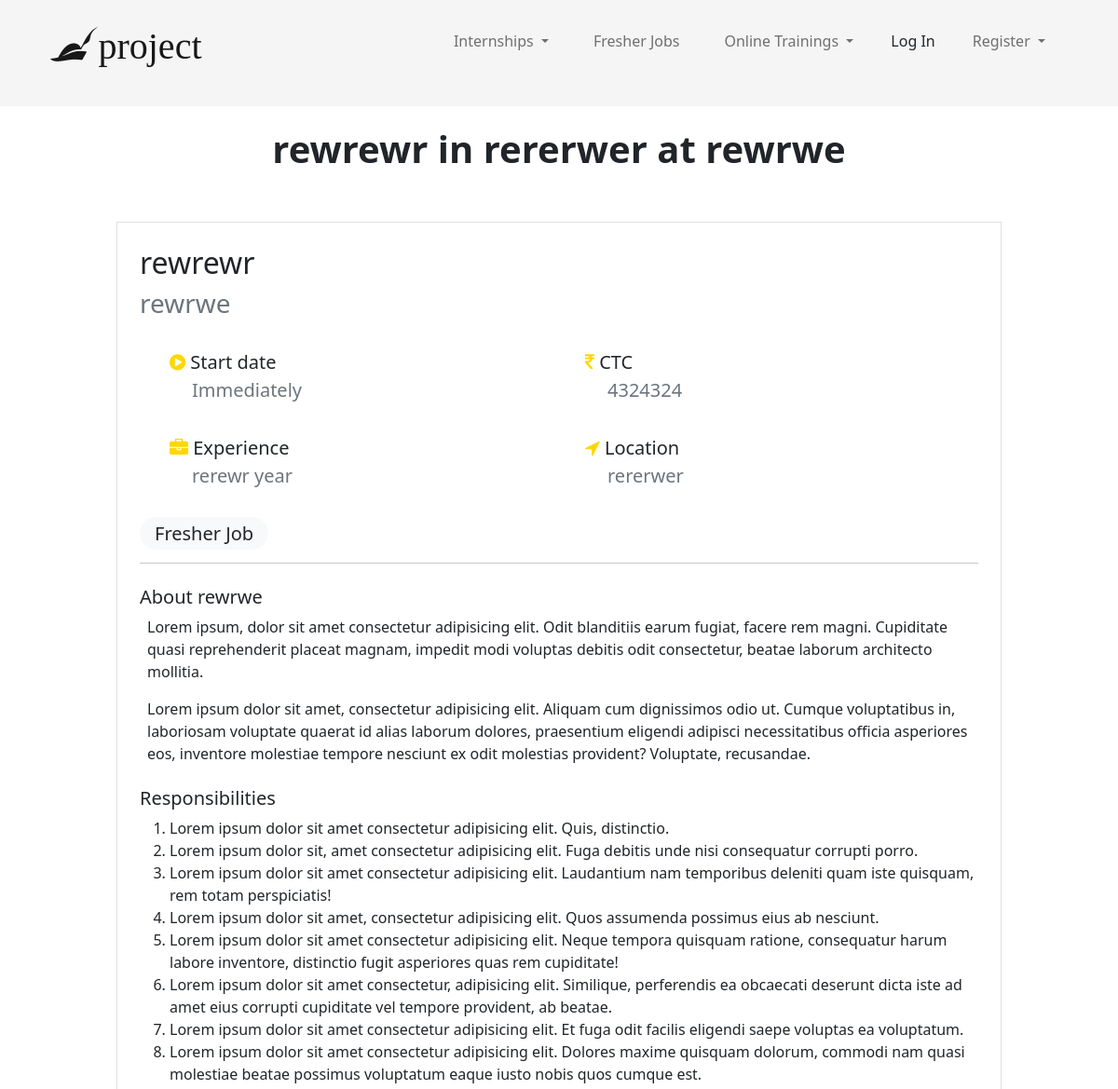
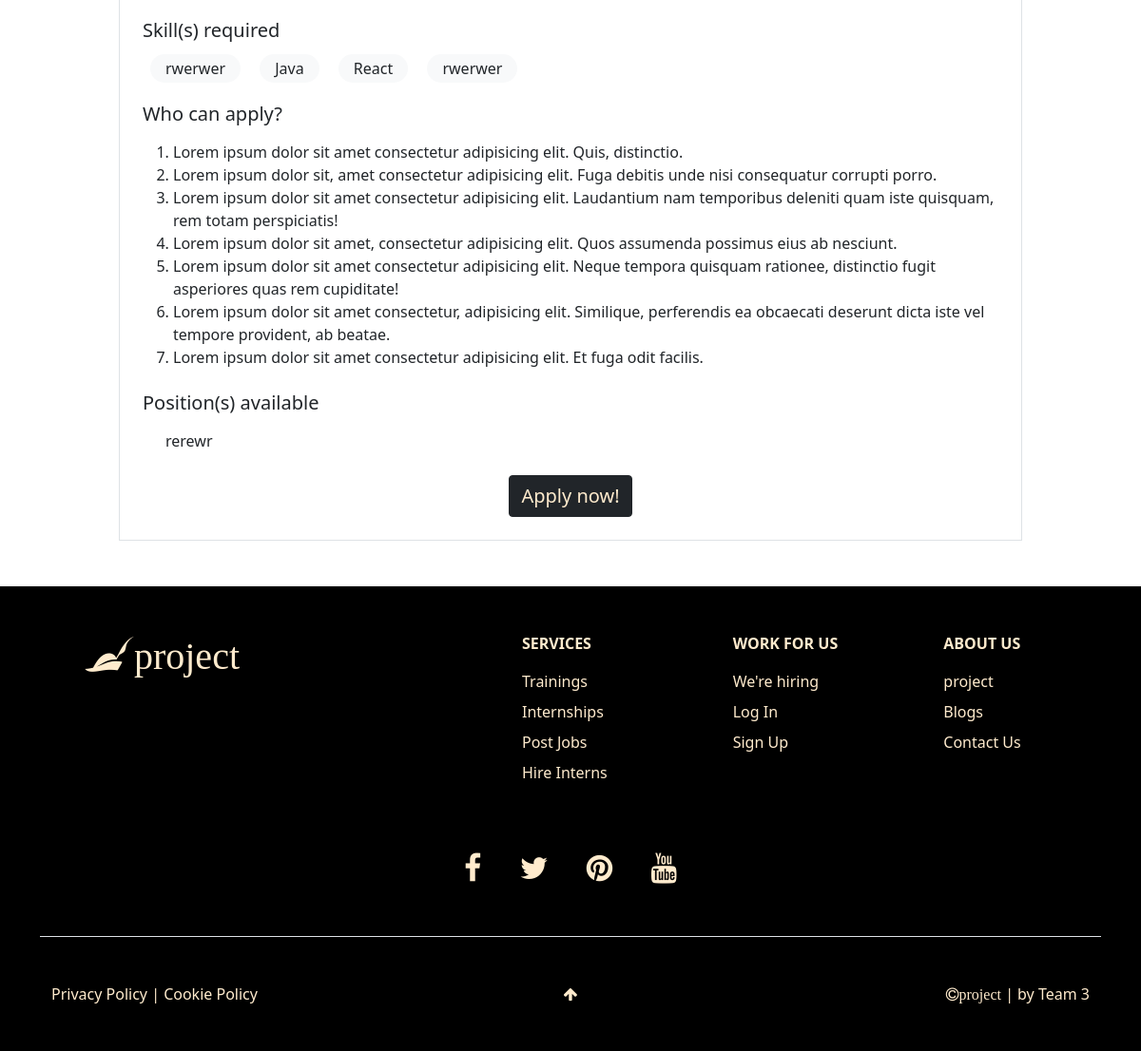
The app's page /main/1/job_details/ with its own data (2 pictures, top to bottom).
### recruiterprofiles/models.py (models this page shows)
class Mypostjob(models.Model):
    user = models.ForeignKey(User, on_delete=models.CASCADE)
    post_id = models.AutoField(primary_key=True)
    position = models.CharField(max_length=50)
    company = models.CharField(max_length=500,default="")
    experience = models.CharField(max_length=5000,default="")
    package = models.CharField(max_length=500,default="")
    location = models.CharField(max_length=500,default="")
    skill= models.CharField(max_length=500,default="")
    desc = models.CharField(max_length=5000,default="")
    pub_date = models.DateField(default=now)

### recruiterprofiles/views.py (the view)
# urls.py: path('<int:post_id>/job_details/', views.job_details, name='job_details')
def job_details(request,post_id):
    mypost1 = Mypostjob.objects.filter(post_id=post_id)[0]
    print(mypost1)
    return render(request,'recruiterprofiles/job_details.html',{'mypost1':mypost1})

### templates/recruiterprofiles/job_details.html (shortened to what this page needs)
{% extends 'base.html' %}
{% block body %}
<main>
    <div class="my-3 fw-bold fs-1 text-center">{{mypost1.position}} in {{mypost1.location}} at {{mypost1.company}}</div>
    <div class="container my-5">
        <div class="row justify-content-evenly">
            <div class="col-12 col-lg-10 border p-4">
                <div class="h2">
                    {{mypost1.position}}
                </div>
                <div class="h3 text-muted">{{mypost1.company}}</div>
                <div class="my-4 lists fs-5">
                    <ul>
                        <div class="row justify-content-evenly">
                            <li class="col-12 col-md-6 my-2">
                                <span class="fa fa-play-circle theme-text-color-gold"></span><span> Start
                                    date</span>
                                <div class="text-muted ms-4">Immediately</div>
                            </li>
                            <li class="col-12 col-md-6 my-2">
                                <span class="fa fa-inr theme-text-color-gold"></span><span> CTC</span>
                                <div class="text-muted ms-4">{{mypost1.package}}</div>
                            </li>
                        </div>
                        <div class="row justify-content-evenly my-md-3">
                            <li class="col-12 col-md-6 my-2">
                                <span class="fa fa-briefcase theme-text-color-gold"></span><span> Experience</span>
                                <div class="text-muted ms-4">{{mypost1.experience}} year</div>
                            </li>
                            <li class="col-12 col-md-6 my-2">
                                <span class="fa fa-location-arrow theme-text-color-gold"></span><span>
                                    Location</span>
                                <div class="text-muted ms-4">{{mypost1.location}}</div>
                            </li>
                        </div>
                    </ul>
                </div>
                <span class="bg-light rounded-pill fs-5 my-5 p-1 px-3">Fresher Job</span>
                <hr>
                <div class="my-4">
                    <div class="h5">About {{mypost1.company}}</div>
                    <div class="ms-2">
                        <p>Lorem ipsum, dolor sit amet consectetur adipisicing elit. Odit blanditiis earum
                            fugiat, facere rem magni. Cupiditate quasi reprehenderit placeat magnam, impedit modi
                            voluptas debitis odit consectetur, beatae laborum architecto mollitia.</p>
                        <p>Lorem ipsum dolor sit amet, consectetur adipisicing elit. Aliquam cum dignissimos odio
                            ut. Cumque voluptatibus in, laboriosam voluptate quaerat id alias laborum dolores,
                            praesentium eligendi adipisci necessitatibus officia asperiores eos, inventore molestiae
                            tempore nesciunt ex odit molestias provident? Voluptate, recusandae.</p>
                    </div>
                </div>
                <div class="my-4">
                    <div class="h5">Responsibilities</div>
                    <div class="">
                        <ol>
                            <li>Lorem ipsum dolor sit amet consectetur adipisicing elit. Quis, distinctio.</li>
                            <li>Lorem ipsum dolor sit, amet consectetur adipisicing elit. Fuga debitis unde nisi
                                consequatur corrupti porro.</li>
                            <li>Lorem ipsum dolor sit amet consectetur adipisicing elit. Laudantium nam temporibus
                                deleniti quam iste quisquam, rem totam perspiciatis!</li>
                            <li>Lorem ipsum dolor sit amet, consectetur adipisicing elit. Quos assumenda possimus
                                eius ab nesciunt.</li>
                            <li>Lorem ipsum dolor sit amet consectetur adipisicing elit. Neque tempora quisquam
                                ratione, consequatur harum labore inventore, distinctio fugit asperiores quas rem
                                cupiditate!</li>
                            <li>Lorem ipsum dolor sit amet consectetur, adipisicing elit. Similique, perferendis ea
                                obcaecati deserunt dicta iste ad amet eius corrupti cupiditate vel tempore
                                provident, ab beatae.</li>
                            <li>Lorem ipsum dolor sit amet consectetur adipisicing elit. Et fuga odit facilis
                                eligendi saepe voluptas ea voluptatum.</li>
                            <li>Lorem ipsum dolor sit amet consectetur adipisicing elit. Dolores maxime quisquam
                                dolorum, commodi nam quasi molestiae beatae possimus voluptatum eaque iusto nobis
                                quos cumque est.</li>
                        </ol>
                    </div>
                </div>
                <div class="my-4">
                    <div class="h5 mb-3">Skill(s) required</div>
                    <div>
                        <div class="bg-light d-inline rounded-pill mx-2 p-1 px-3">{{mypost1.skill}}</div>
                        <div class="bg-light d-inline rounded-pill mx-2 p-1 px-3">Java</div>
                        <div class="bg-light d-inline rounded-pill mx-2 p-1 px-3">React</div>
                        <div class="bg-light d-inline rounded-pill mx-2 p-1 px-3">{{mypost1.skill}}</div>
                    </div>
                </div>
                <div class="my-4">
                    <div class="h5 mb-3">Who can apply?</div>
                    <div class="">
                        <ol>
                            <li>Lorem ipsum dolor sit amet consectetur adipisicing elit. Quis, distinctio.</li>
                            <li>Lorem ipsum dolor sit, amet consectetur adipisicing elit. Fuga debitis unde nisi
                                consequatur corrupti porro.</li>
                            <li>Lorem ipsum dolor sit amet consectetur adipisicing elit. Laudantium nam temporibus
                                deleniti quam iste quisquam, rem totam perspiciatis!</li>
                            <li>Lorem ipsum dolor sit amet, consectetur adipisicing elit. Quos assumenda possimus
                                eius ab nesciunt.</li>
                            <li>Lorem ipsum dolor sit amet consectetur adipisicing elit. Neque tempora quisquam
                                rationee, distinctio fugit asperiores quas rem cupiditate!</li>
                            <li>Lorem ipsum dolor sit amet consectetur, adipisicing elit. Similique, perferendis ea
                                obcaecati deserunt dicta iste vel tempore provident, ab beatae.</li>
                            <li>Lorem ipsum dolor sit amet consectetur adipisicing elit. Et fuga odit facilis.</li>
                        </ol>
                    </div>
                </div>
                <div class="my-4">
                    <div class="h5 mb-3">Position(s) available</div>
                    <div class="my-3 ms-4">{{mypost1.experience}}</div>
                </div>
                <div class="text-center">
                    <div class="btn btn-dark">
                      <a href="/{{mypost1.post_id}}/" class="text-decoration-none">  <div class="theme-text-color fs-5">Apply now!</div></a>
                    </div>
                </div>
            </div>
        </div>
    </div>
</main>
{% endblock body%}

### static/css/styles.css (style rules this page uses)
* { padding: 0; margin: 0; box-sizing: border-box; }
.theme-text-color, .theme-text-color a { color: blanchedalmond !important; }
.theme-text-color-gold, .theme-text-color-gold a { color: gold !important; }
:root { --surface-color: whitesmoke; --curve: 10; }

### records on screen
Mypostjob: position "rewrewr", location "rererwer", company "rewrwe", package "4324324", experience "rerewr", skill "rwerwer"
